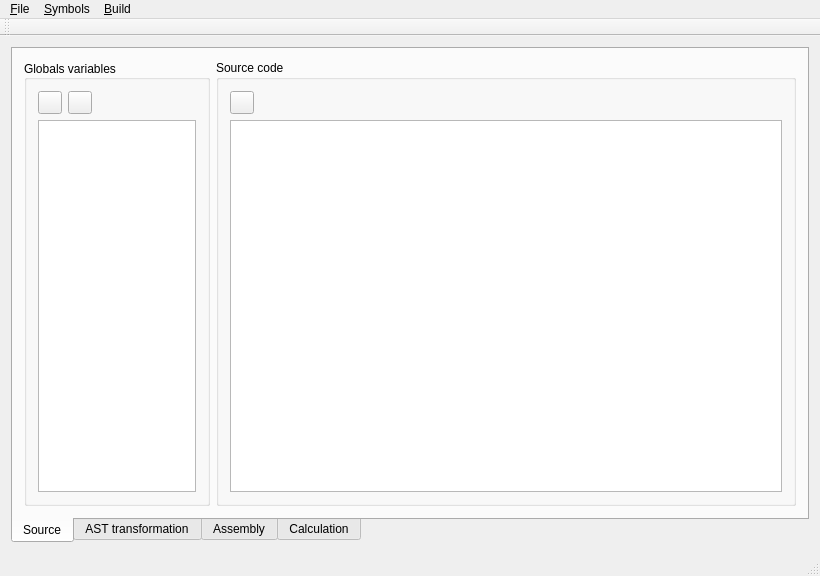
<?xml version="1.0" encoding="UTF-8"?>
<ui version="4.0">
 <class>InsitucCADMainWindow</class>
 <widget class="QMainWindow" name="InsitucCADMainWindow">
  <property name="geometry">
   <rect>
    <x>0</x>
    <y>0</y>
    <width>820</width>
    <height>576</height>
   </rect>
  </property>
  <property name="windowTitle">
   <string>InsitucCADMainWindow</string>
  </property>
  <property name="windowIcon">
   <iconset resource="iccad.qrc">
    <normaloff>:/icons/icons/build.png</normaloff>:/icons/icons/build.png</iconset>
  </property>
  <widget class="QWidget" name="centralWidget">
   <layout class="QGridLayout" name="gridLayoutCentral">
    <item row="0" column="0" colspan="2">
     <widget class="QTabWidget" name="tabWidget">
      <property name="tabPosition">
       <enum>QTabWidget::South</enum>
      </property>
      <property name="currentIndex">
       <number>0</number>
      </property>
      <widget class="QWidget" name="tabSource">
       <attribute name="title">
        <string>Source</string>
       </attribute>
       <layout class="QGridLayout" name="gridLayoutSource">
        <item row="0" column="0">
         <widget class="QGroupBox" name="groupBoxGlobals">
          <property name="sizePolicy">
           <sizepolicy hsizetype="Minimum" vsizetype="MinimumExpanding">
            <horstretch>0</horstretch>
            <verstretch>0</verstretch>
           </sizepolicy>
          </property>
          <property name="minimumSize">
           <size>
            <width>0</width>
            <height>0</height>
           </size>
          </property>
          <property name="maximumSize">
           <size>
            <width>186</width>
            <height>16777215</height>
           </size>
          </property>
          <property name="title">
           <string>Globals variables</string>
          </property>
          <property name="alignment">
           <set>Qt::AlignLeading|Qt::AlignLeft|Qt::AlignVCenter</set>
          </property>
          <layout class="QGridLayout" name="gridLayoutGlobalVariables">
           <item row="0" column="0">
            <widget class="QToolButton" name="toolButtonAddGlobalVariable">
             <property name="toolTip">
              <string>Add global variable</string>
             </property>
             <property name="statusTip">
              <string>Add global variable</string>
             </property>
             <property name="text">
              <string/>
             </property>
             <property name="icon">
              <iconset resource="iccad.qrc">
               <normaloff>:/icons/toolbuttons/icons/toolbuttons/add.png</normaloff>:/icons/toolbuttons/icons/toolbuttons/add.png</iconset>
             </property>
            </widget>
           </item>
           <item row="0" column="1">
            <widget class="QToolButton" name="toolButtonRemoveGlobalVariable">
             <property name="toolTip">
              <string>Delete global variable</string>
             </property>
             <property name="statusTip">
              <string>Delete global variable</string>
             </property>
             <property name="text">
              <string/>
             </property>
             <property name="icon">
              <iconset resource="iccad.qrc">
               <normaloff>:/icons/toolbuttons/icons/toolbuttons/del.png</normaloff>:/icons/toolbuttons/icons/toolbuttons/del.png</iconset>
             </property>
            </widget>
           </item>
           <item row="1" column="0" colspan="5">
            <widget class="QTableView" name="tableViewGlobalVariables">
             <property name="selectionBehavior">
              <enum>QAbstractItemView::SelectRows</enum>
             </property>
            </widget>
           </item>
          </layout>
         </widget>
        </item>
        <item row="0" column="1">
         <widget class="QGroupBox" name="groupBoxSource">
          <property name="sizePolicy">
           <sizepolicy hsizetype="Minimum" vsizetype="MinimumExpanding">
            <horstretch>0</horstretch>
            <verstretch>0</verstretch>
           </sizepolicy>
          </property>
          <property name="minimumSize">
           <size>
            <width>0</width>
            <height>0</height>
           </size>
          </property>
          <property name="maximumSize">
           <size>
            <width>16777215</width>
            <height>16777215</height>
           </size>
          </property>
          <property name="title">
           <string>Source code</string>
          </property>
          <layout class="QGridLayout" name="gridLayoutSourceCode">
           <item row="1" column="0" colspan="3">
            <widget class="QTextEdit" name="textEditSource">
             <property name="sizePolicy">
              <sizepolicy hsizetype="Expanding" vsizetype="Expanding">
               <horstretch>0</horstretch>
               <verstretch>0</verstretch>
              </sizepolicy>
             </property>
            </widget>
           </item>
           <item row="0" column="0">
            <widget class="QToolButton" name="toolButtonParse">
             <property name="sizePolicy">
              <sizepolicy hsizetype="Fixed" vsizetype="Fixed">
               <horstretch>0</horstretch>
               <verstretch>0</verstretch>
              </sizepolicy>
             </property>
             <property name="text">
              <string/>
             </property>
             <property name="icon">
              <iconset resource="iccad.qrc">
               <normaloff>:/icons/toolbuttons/icons/toolbuttons/python_icon.png</normaloff>:/icons/toolbuttons/icons/toolbuttons/python_icon.png</iconset>
             </property>
             <property name="checkable">
              <bool>false</bool>
             </property>
            </widget>
           </item>
          </layout>
         </widget>
        </item>
       </layout>
      </widget>
      <widget class="QWidget" name="tabTransformAst">
       <attribute name="title">
        <string>AST transformation</string>
       </attribute>
       <layout class="QGridLayout" name="gridLayout_3">
        <item row="0" column="0">
         <widget class="QGroupBox" name="groupBox">
          <property name="sizePolicy">
           <sizepolicy hsizetype="Minimum" vsizetype="MinimumExpanding">
            <horstretch>0</horstretch>
            <verstretch>0</verstretch>
           </sizepolicy>
          </property>
          <property name="maximumSize">
           <size>
            <width>320</width>
            <height>16777215</height>
           </size>
          </property>
          <property name="title">
           <string>Transformations tree</string>
          </property>
          <layout class="QGridLayout" name="gridLayout_4">
           <item row="0" column="1">
            <widget class="QToolButton" name="toolButtonAddChildTransformation">
             <property name="toolTip">
              <string>Add global variable</string>
             </property>
             <property name="statusTip">
              <string>Add global variable</string>
             </property>
             <property name="text">
              <string/>
             </property>
             <property name="icon">
              <iconset resource="iccad.qrc">
               <normaloff>:/icons/toolbuttons/icons/toolbuttons/add_gray.png</normaloff>:/icons/toolbuttons/icons/toolbuttons/add_gray.png</iconset>
             </property>
            </widget>
           </item>
           <item row="0" column="0">
            <widget class="QToolButton" name="toolButtonAddTransformation">
             <property name="toolTip">
              <string>Add global variable</string>
             </property>
             <property name="statusTip">
              <string>Add global variable</string>
             </property>
             <property name="text">
              <string/>
             </property>
             <property name="icon">
              <iconset resource="iccad.qrc">
               <normaloff>:/icons/toolbuttons/icons/toolbuttons/add.png</normaloff>:/icons/toolbuttons/icons/toolbuttons/add.png</iconset>
             </property>
            </widget>
           </item>
           <item row="1" column="0" colspan="6">
            <widget class="QTreeView" name="treeViewTransformations">
             <property name="dragEnabled">
              <bool>true</bool>
             </property>
             <property name="dragDropMode">
              <enum>QAbstractItemView::InternalMove</enum>
             </property>
             <property name="defaultDropAction">
              <enum>Qt::MoveAction</enum>
             </property>
             <property name="selectionMode">
              <enum>QAbstractItemView::ExtendedSelection</enum>
             </property>
             <attribute name="headerMinimumSectionSize">
              <number>0</number>
             </attribute>
            </widget>
           </item>
           <item row="0" column="5">
            <widget class="QToolButton" name="toolButtonTransform">
             <property name="sizePolicy">
              <sizepolicy hsizetype="Fixed" vsizetype="Fixed">
               <horstretch>0</horstretch>
               <verstretch>0</verstretch>
              </sizepolicy>
             </property>
             <property name="text">
              <string/>
             </property>
             <property name="icon">
              <iconset resource="iccad.qrc">
               <normaloff>:/icons/toolbuttons/icons/toolbuttons/wrap.png</normaloff>:/icons/toolbuttons/icons/toolbuttons/wrap.png</iconset>
             </property>
             <property name="checkable">
              <bool>false</bool>
             </property>
            </widget>
           </item>
           <item row="0" column="2">
            <widget class="QToolButton" name="toolButtonRemoveTransformation">
             <property name="toolTip">
              <string>Delete global variable</string>
             </property>
             <property name="statusTip">
              <string>Delete global variable</string>
             </property>
             <property name="text">
              <string/>
             </property>
             <property name="icon">
              <iconset resource="iccad.qrc">
               <normaloff>:/icons/toolbuttons/icons/toolbuttons/del.png</normaloff>:/icons/toolbuttons/icons/toolbuttons/del.png</iconset>
             </property>
            </widget>
           </item>
          </layout>
         </widget>
        </item>
        <item row="0" column="1">
         <widget class="QGroupBox" name="groupBoxAst">
          <property name="sizePolicy">
           <sizepolicy hsizetype="Minimum" vsizetype="MinimumExpanding">
            <horstretch>0</horstretch>
            <verstretch>0</verstretch>
           </sizepolicy>
          </property>
          <property name="title">
           <string>Abstract syntax tree</string>
          </property>
          <layout class="QGridLayout" name="gridLayout_5">
           <item row="0" column="0">
            <widget class="QToolButton" name="toolButtonBuild">
             <property name="sizePolicy">
              <sizepolicy hsizetype="Fixed" vsizetype="Fixed">
               <horstretch>0</horstretch>
               <verstretch>0</verstretch>
              </sizepolicy>
             </property>
             <property name="text">
              <string/>
             </property>
             <property name="icon">
              <iconset resource="iccad.qrc">
               <normaloff>:/icons/toolbuttons/icons/toolbuttons/build_small.png</normaloff>:/icons/toolbuttons/icons/toolbuttons/build_small.png</iconset>
             </property>
             <property name="checkable">
              <bool>false</bool>
             </property>
            </widget>
           </item>
           <item row="1" column="0">
            <widget class="QTextEdit" name="textEditAst">
             <property name="sizePolicy">
              <sizepolicy hsizetype="Expanding" vsizetype="Expanding">
               <horstretch>0</horstretch>
               <verstretch>0</verstretch>
              </sizepolicy>
             </property>
             <property name="readOnly">
              <bool>true</bool>
             </property>
            </widget>
           </item>
          </layout>
         </widget>
        </item>
       </layout>
      </widget>
      <widget class="QWidget" name="tabAssembly">
       <attribute name="title">
        <string>Assembly</string>
       </attribute>
       <layout class="QGridLayout" name="gridLayout">
        <item row="0" column="0">
         <widget class="QGroupBox" name="groupBoxAssembly">
          <property name="title">
           <string>Assembly listing</string>
          </property>
          <layout class="QGridLayout" name="gridLayout_7">
           <item row="0" column="0" colspan="2">
            <widget class="QTextEdit" name="textEditAssembly">
             <property name="sizePolicy">
              <sizepolicy hsizetype="Expanding" vsizetype="Expanding">
               <horstretch>0</horstretch>
               <verstretch>0</verstretch>
              </sizepolicy>
             </property>
             <property name="readOnly">
              <bool>true</bool>
             </property>
            </widget>
           </item>
          </layout>
         </widget>
        </item>
       </layout>
      </widget>
      <widget class="QWidget" name="tabCalculation">
       <attribute name="title">
        <string>Calculation</string>
       </attribute>
       <widget class="QGroupBox" name="groupBoxGlobalsCalculation">
        <property name="geometry">
         <rect>
          <x>9</x>
          <y>9</y>
          <width>186</width>
          <height>447</height>
         </rect>
        </property>
        <property name="sizePolicy">
         <sizepolicy hsizetype="Minimum" vsizetype="MinimumExpanding">
          <horstretch>0</horstretch>
          <verstretch>0</verstretch>
         </sizepolicy>
        </property>
        <property name="minimumSize">
         <size>
          <width>0</width>
          <height>0</height>
         </size>
        </property>
        <property name="maximumSize">
         <size>
          <width>186</width>
          <height>16777215</height>
         </size>
        </property>
        <property name="title">
         <string>Globals variables</string>
        </property>
        <property name="alignment">
         <set>Qt::AlignLeading|Qt::AlignLeft|Qt::AlignVCenter</set>
        </property>
        <layout class="QGridLayout" name="gridLayout_6">
         <item row="0" column="0">
          <widget class="QTableView" name="tableViewGlobalVariablesValues">
           <property name="sizePolicy">
            <sizepolicy hsizetype="Expanding" vsizetype="Expanding">
             <horstretch>0</horstretch>
             <verstretch>0</verstretch>
            </sizepolicy>
           </property>
           <property name="minimumSize">
            <size>
             <width>0</width>
             <height>0</height>
            </size>
           </property>
           <property name="maximumSize">
            <size>
             <width>16777215</width>
             <height>16777215</height>
            </size>
           </property>
           <property name="editTriggers">
            <set>QAbstractItemView::AnyKeyPressed|QAbstractItemView::EditKeyPressed</set>
           </property>
           <property name="dragEnabled">
            <bool>false</bool>
           </property>
           <property name="dragDropOverwriteMode">
            <bool>false</bool>
           </property>
           <property name="dragDropMode">
            <enum>QAbstractItemView::NoDragDrop</enum>
           </property>
           <property name="alternatingRowColors">
            <bool>false</bool>
           </property>
           <property name="selectionMode">
            <enum>QAbstractItemView::ExtendedSelection</enum>
           </property>
           <property name="selectionBehavior">
            <enum>QAbstractItemView::SelectRows</enum>
           </property>
          </widget>
         </item>
        </layout>
       </widget>
       <widget class="QToolButton" name="toolButtonInterpret">
        <property name="geometry">
         <rect>
          <x>210</x>
          <y>20</y>
          <width>74</width>
          <height>25</height>
         </rect>
        </property>
        <property name="sizePolicy">
         <sizepolicy hsizetype="Fixed" vsizetype="Fixed">
          <horstretch>0</horstretch>
          <verstretch>0</verstretch>
         </sizepolicy>
        </property>
        <property name="text">
         <string>Interpret</string>
        </property>
        <property name="checkable">
         <bool>true</bool>
        </property>
       </widget>
       <widget class="QToolButton" name="toolButtonCompile">
        <property name="geometry">
         <rect>
          <x>290</x>
          <y>20</y>
          <width>69</width>
          <height>25</height>
         </rect>
        </property>
        <property name="sizePolicy">
         <sizepolicy hsizetype="Fixed" vsizetype="Fixed">
          <horstretch>0</horstretch>
          <verstretch>0</verstretch>
         </sizepolicy>
        </property>
        <property name="text">
         <string>Compile</string>
        </property>
        <property name="checkable">
         <bool>true</bool>
        </property>
       </widget>
      </widget>
     </widget>
    </item>
   </layout>
  </widget>
  <widget class="QMenuBar" name="menuBar">
   <property name="geometry">
    <rect>
     <x>0</x>
     <y>0</y>
     <width>820</width>
     <height>25</height>
    </rect>
   </property>
   <widget class="QMenu" name="menuFile">
    <property name="title">
     <string>&amp;File</string>
    </property>
    <addaction name="actionExit"/>
   </widget>
   <widget class="QMenu" name="menuSymbols">
    <property name="title">
     <string>&amp;Symbols</string>
    </property>
    <addaction name="actionListReservedSymbols"/>
    <addaction name="separator"/>
    <addaction name="actionAddGlobalVariable"/>
    <addaction name="actionRemoveGlobalVariable"/>
   </widget>
   <widget class="QMenu" name="menu_Build">
    <property name="title">
     <string>&amp;Build</string>
    </property>
    <addaction name="actionParse"/>
    <addaction name="separator"/>
    <addaction name="actionAddTransformation"/>
    <addaction name="actionAddSuccessiveTransformation"/>
    <addaction name="actionRemoveTransformation"/>
    <addaction name="separator"/>
    <addaction name="actionBuild"/>
    <addaction name="actionInterpret"/>
    <addaction name="actionCompile"/>
    <addaction name="actionTransform"/>
   </widget>
   <addaction name="menuFile"/>
   <addaction name="menuSymbols"/>
   <addaction name="menu_Build"/>
  </widget>
  <widget class="QToolBar" name="mainToolBar">
   <attribute name="toolBarArea">
    <enum>TopToolBarArea</enum>
   </attribute>
   <attribute name="toolBarBreak">
    <bool>false</bool>
   </attribute>
  </widget>
  <widget class="QStatusBar" name="statusBar"/>
  <action name="actionExit">
   <property name="text">
    <string>E&amp;xit</string>
   </property>
   <property name="shortcut">
    <string>Ctrl+X, X</string>
   </property>
  </action>
  <action name="actionListReservedSymbols">
   <property name="text">
    <string>&amp;Show reserved symbols</string>
   </property>
  </action>
  <action name="actionAddGlobalVariable">
   <property name="icon">
    <iconset resource="iccad.qrc">
     <normaloff>:/icons/toolbuttons/icons/toolbuttons/add.png</normaloff>:/icons/toolbuttons/icons/toolbuttons/add.png</iconset>
   </property>
   <property name="text">
    <string>&amp;Add global variable</string>
   </property>
  </action>
  <action name="actionRemoveGlobalVariable">
   <property name="icon">
    <iconset resource="iccad.qrc">
     <normaloff>:/icons/toolbuttons/icons/toolbuttons/del.png</normaloff>:/icons/toolbuttons/icons/toolbuttons/del.png</iconset>
   </property>
   <property name="text">
    <string>&amp;Remove global variable</string>
   </property>
  </action>
  <action name="actionParse">
   <property name="icon">
    <iconset resource="iccad.qrc">
     <normaloff>:/icons/toolbuttons/icons/toolbuttons/python_icon.png</normaloff>:/icons/toolbuttons/icons/toolbuttons/python_icon.png</iconset>
   </property>
   <property name="text">
    <string>&amp;Parse</string>
   </property>
   <property name="toolTip">
    <string>Parse</string>
   </property>
  </action>
  <action name="actionInterpret">
   <property name="checkable">
    <bool>true</bool>
   </property>
   <property name="checked">
    <bool>true</bool>
   </property>
   <property name="text">
    <string>&amp;Interpret</string>
   </property>
  </action>
  <action name="actionCompile">
   <property name="checkable">
    <bool>true</bool>
   </property>
   <property name="checked">
    <bool>true</bool>
   </property>
   <property name="text">
    <string>&amp;Compile</string>
   </property>
  </action>
  <action name="actionSimplify">
   <property name="checkable">
    <bool>true</bool>
   </property>
   <property name="checked">
    <bool>true</bool>
   </property>
   <property name="text">
    <string>&amp;Simplify</string>
   </property>
  </action>
  <action name="actionAddTransformation">
   <property name="icon">
    <iconset resource="iccad.qrc">
     <normaloff>:/icons/toolbuttons/icons/toolbuttons/add.png</normaloff>:/icons/toolbuttons/icons/toolbuttons/add.png</iconset>
   </property>
   <property name="text">
    <string>&amp;Add transformation</string>
   </property>
  </action>
  <action name="actionRemoveTransformation">
   <property name="icon">
    <iconset resource="iccad.qrc">
     <normaloff>:/icons/toolbuttons/icons/toolbuttons/del.png</normaloff>:/icons/toolbuttons/icons/toolbuttons/del.png</iconset>
   </property>
   <property name="text">
    <string>&amp;Remove transformation</string>
   </property>
  </action>
  <action name="actionAddSuccessiveTransformation">
   <property name="icon">
    <iconset resource="iccad.qrc">
     <normaloff>:/icons/toolbuttons/icons/toolbuttons/add_gray.png</normaloff>:/icons/toolbuttons/icons/toolbuttons/add_gray.png</iconset>
   </property>
   <property name="text">
    <string>A&amp;dd successive transformation</string>
   </property>
  </action>
  <action name="actionBuild">
   <property name="icon">
    <iconset resource="iccad.qrc">
     <normaloff>:/icons/toolbuttons/icons/toolbuttons/build_small.png</normaloff>:/icons/toolbuttons/icons/toolbuttons/build_small.png</iconset>
   </property>
   <property name="text">
    <string>&amp;Build</string>
   </property>
  </action>
  <action name="actionTransform">
   <property name="icon">
    <iconset resource="iccad.qrc">
     <normaloff>:/icons/toolbuttons/icons/toolbuttons/wrap.png</normaloff>:/icons/toolbuttons/icons/toolbuttons/wrap.png</iconset>
   </property>
   <property name="text">
    <string>&amp;Transform</string>
   </property>
  </action>
 </widget>
 <layoutdefault spacing="6" margin="11"/>
 <tabstops>
  <tabstop>textEditSource</tabstop>
  <tabstop>toolButtonAddGlobalVariable</tabstop>
  <tabstop>tableViewGlobalVariables</tabstop>
  <tabstop>toolButtonRemoveGlobalVariable</tabstop>
  <tabstop>toolButtonParse</tabstop>
  <tabstop>tabWidget</tabstop>
 </tabstops>
 <resources>
  <include location="iccad.qrc"/>
 </resources>
 <connections/>
</ui>
